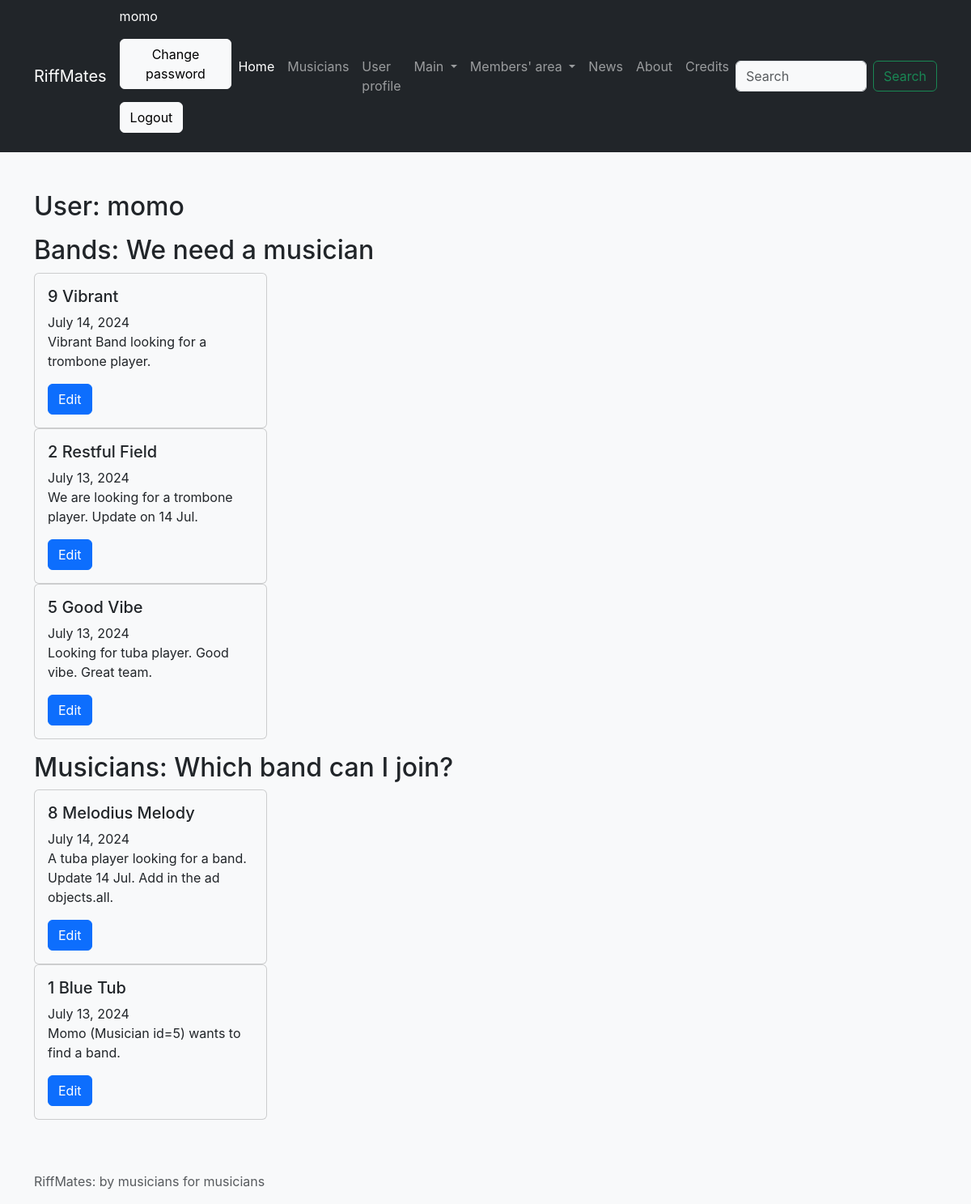
Page /content/user_edit_ads/ (signed in) on the committed database.
### content/models.py (models this page shows, shortened)
class SeekingAd(models.Model):
    id = models.SmallAutoField(primary_key=True)
    create_date = models.DateField(auto_now_add=True)
    owner = models.ForeignKey(User, on_delete=models.CASCADE)
    seeking_choices = {
        "M": "MUSICIAN",
        "B": "BAND"
    }
    seeking = models.CharField(
        max_length=1,
        choices = seeking_choices,
    )
    musician = models.ForeignKey(
        to=Musician,
        on_delete=models.SET_NULL,
        blank=True,
        null=True
    )
    band = models.ForeignKey(
        to=BandGroup,
        on_delete=models.SET_NULL,
        blank=True,
        null=True,
    )
    ads = models.TextField(
        max_length=300,
    )
    class Meta:
        ordering = ["-create_date"]

### bands/models.py (models this page shows, shortened)
class BandGroup(models.Model):
    id = models.SmallAutoField(primary_key=True)
    name = models.CharField(max_length=20, default="Band Group", verbose_name="Band group")
    members = models.ManyToManyField(to="bands.Musician", verbose_name="Members")
    class Meta:
        ordering = ["name"]

class Musician(models.Model):
    id = models.SmallAutoField(
        primary_key=True,
    )
    first_name = models.CharField(
        verbose_name="First name",
        max_length=50,
        error_messages="Enter your first name",
    )
    last_name = models.CharField(
        verbose_name="Last name",
        max_length=50,
        error_messages="Enter your last name",
    )
    birth = models.DateField(
        verbose_name = "Date of birth",
        blank=True,
        error_messages="Enter your date of birth",
    )
    STYLE_MUSIC = {
        "ROCK": "Rock and roll",
        "RELA": "Relaxing",
        "LIVE": "Lively",
    }
    style = models.CharField(
        verbose_name="Style of music",
        max_length=4,
        choices=STYLE_MUSIC,
        default="RELA",
        error_messages="Choose your style of music",
    )
    description = models.TextField(
        verbose_name="Description",
        max_length=300,
        blank=True,
        error_messages="Enter a description"
    )
    picture = models.ImageField(
        verbose_name="Your profile picture",
        max_length=500000, # 500KB,
        blank=True, null=True,
        help_text="Photo in JPG and PNG format only. Not more than 500KB.",
        error_messages="Upload a picture",
    )
    class Meta:
        ordering = ["first_name"]

### content/views.py (the view)
def user_edit_ads(request):
    current_user = User.objects.get(username=request.user)
    print(f"\t{request.user=} {current_user.id} {current_user.username}")
    data = {
        'ad': SeekingAd.objects.filter(owner=current_user.id)
    }
    return render(request=request,
           template_name="user_edit_ads.html",
           context=data)

### content/templates/user_edit_ads.html (shortened to what this page needs)
{% extends "base.html" %}
{% block content %}
    <h2>User: {{ request.user }}</h2>
    <p>
        <h2>Bands: We need a musician</h2>
        {% for item in ad %}
            {% if item.seeking == "M" %}
            <div class="card" style="width: 18rem;">
                <div class="card-body">
                    <h5 class="card-title">
                        {{item.id}} {{ item.band.name }}
                    </h5>
                    <p class="card-text">
                        {{ item.create_date }}
                        <br>
                        {{ item.ads }}
                    </p>
                    <a href={% url 'edit_ads' item.id %}
                    class="btn btn-primary">Edit</a>
                </div>
            </div>
            {% endif %}
            {% empty %}
                None
        {% endfor %}
    </p>
    <p>
        <h2>Musicians: Which band can I join?</h2>
        {% for item in ad %}
            {% if item.seeking == "B" %}
            <div class="card" style="width: 18rem;">
                <div class="card-body">
                    <h5 class="card-title">
                        {{item.id}}
                        {{ item.musician.first_name }}
                        {{ item.musician.last_name }}
                    </h5>
                    <p class="card-text">
                        {{ item.create_date }}
                        <br>
                        {{ item.ads }}
                    </p>
                    <a href={% url 'edit_ads' item.id %}
                    class="btn btn-primary">Edit</a>
                </div>
            </div>
            {% endif %}
        {% endfor %}
    </p>
{% endblock content %}

### templates/base.html (shortened to what this page needs)
{% load django_browser_reload %}
{% load static %}
<!doctype html>
<html lang="en">
  <head>
    <link href="https://cdn.jsdelivr.net/npm/bootstrap@5.3.2/dist/css/bootstrap.min.css" rel="stylesheet">
    <link rel="stylesheet" href="{% static 'styles.css' %}">
    <link rel="stylesheet" href="{% static 'main.css' %}">
  </head>
  <body>
    {% block navbar %}
    <nav class="navbar navbar-expand-lg navbar-dark bg-dark">
      <div class="container">
        <a class="navbar-brand" href="{% url 'index' %}">RiffMates</a>
            <div>
              {% if user.is_authenticated %}
              <p class="text-white bg-dark">{{ user.username }}</p>
              <p>
              <form id="password-change-form" method="POST"
                action="{% url 'password_change' %}">
                <button type="submit" class="btn btn-light">Change password</button>
              </form>
              </p>
              <p>
              <form id="logout-form" method="POST"
                action="{% url 'logout' %}" >
                <button type="submit" class="btn btn-light">Logout</button>
              </form>
             </p>
              {% endif %}
            </div>
        <div class="collapse navbar-collapse" id="navbarSupportedContent">
          <ul class="navbar-nav me-auto mb-2 mb-lg-0">
            <li class="nav-item">
              <a class="nav-link active" aria-current="page"
              href="{% url 'index' %}">
                Home</a>
            </li>
            <li class="nav-item">
              <a class="nav-link"
              href="{% url 'musicians_list' %}">Musicians</a>
            </li>
            <li class="nav-item">
              <a class="nav-link" href="{% url 'user_profile' %}">
                User profile</a>
            </li>
            <li class="nav-item dropdown">
              <a class="nav-link dropdown-toggle" href="#" id="navbarDropdown" role="button" data-bs-toggle="dropdown" aria-expanded="false">
                Main
              </a>
              </li>
                {% if user.is_authenticated %}
                <li class="nav-item dropdown">
                  <a class="nav-link dropdown-toggle" href="#" id="navbarDropdown" role="button" data-bs-toggle="dropdown" aria-expanded="false">
                    Members' area
                  </a>
                  </li>
                  {% endif %}
                <li class="nav-item"><a class="nav-link"
                  href="{% url 'news' %}">News</a></li>
                <li class="nav-item"><a class="nav-link" href="{% url 'about' %}">
                  About</a></li>
                <li class="nav-item"><a class="nav-link" href="{% url 'credits' %}">
                  Credits</a></li>
          </ul>
          <form class="d-flex" role="search">
            <input class="form-control me-2" type="search" placeholder="Search" aria-label="Search">
            <button class="btn btn-outline-success" type="submit">Search</button>
          </form>
        </div>
      </div>
    </nav>
    {% endblock navbar %}
    <main>
    <div class="container my-5">
      {% block content %}{% endblock content %}
    </div>
    </main>
    <footer class="footer mt-auto py-3 bg-light">
        <div class="container">
          {% block footer %}
            <span class="text-muted">RiffMates: by musicians for musicians</span>
          {% endblock footer %}
        </div>
    </footer>
  </body>
</html>

### static/styles.css (style rules this page uses)
:root { --bs-body-bg: var(--bs-gray-100); }

### hello/static/main.css (style rules this page uses)
body { margin: 0; font-family: -apple-system, BlinkMacSystemFont, "Segoe UI", "Roboto", "Oxygen", "Ubuntu", "Cantarell", "Fira Sans", "Droid Sans", "Helvetica Neue", sans-serif; -webkit-font-smoothing: antialiased; -moz-osx-font-smoothing: grayscale; }

### rows in the picture
SeekingAd: id "9", band.name "Vibrant", create_date "July 14, 2024", ads "Vibrant Band looking for a trombone player."
SeekingAd: id "2", band.name "Restful Field", create_date "July 13, 2024", ads "We are looking for a trombone player. Update on 14 Jul."
SeekingAd: id "5", band.name "Good Vibe", create_date "July 13, 2024", ads "Looking for tuba player. Good vibe. Great team."
SeekingAd: id "8", musician.first_name "Melodius", musician.last_name "Melody", create_date "July 14, 2024", ads "A tuba player looking for a band. Update 14 Jul. Add in the ad objects.all."
SeekingAd: id "1", musician.first_name "Blue", musician.last_name "Tub", create_date "July 13, 2024", ads "Momo (Musician id=5) wants to find a band."

### other values in the picture
{{ user.username }} "momo"
{{ request.user }} "momo"
